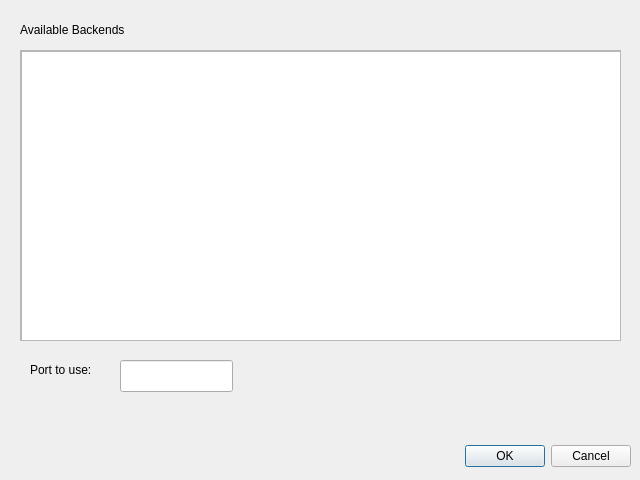
<?xml version="1.0" encoding="UTF-8"?>
<ui version="4.0">
 <class>server_backend_dialog</class>
 <widget class="QDialog" name="server_backend_dialog">
  <property name="geometry">
   <rect>
    <x>0</x>
    <y>0</y>
    <width>640</width>
    <height>480</height>
   </rect>
  </property>
  <property name="windowTitle">
   <string>Dialog</string>
  </property>
  <widget class="QDialogButtonBox" name="buttonBox">
   <property name="geometry">
    <rect>
     <x>10</x>
     <y>440</y>
     <width>621</width>
     <height>32</height>
    </rect>
   </property>
   <property name="orientation">
    <enum>Qt::Horizontal</enum>
   </property>
   <property name="standardButtons">
    <set>QDialogButtonBox::Cancel|QDialogButtonBox::Ok</set>
   </property>
  </widget>
  <widget class="QLabel" name="avail_backends_label">
   <property name="geometry">
    <rect>
     <x>20</x>
     <y>20</y>
     <width>441</width>
     <height>20</height>
    </rect>
   </property>
   <property name="text">
    <string>Available Backends</string>
   </property>
  </widget>
  <widget class="QLabel" name="port_label">
   <property name="geometry">
    <rect>
     <x>30</x>
     <y>360</y>
     <width>81</width>
     <height>20</height>
    </rect>
   </property>
   <property name="text">
    <string>Port to use: </string>
   </property>
  </widget>
  <widget class="QLineEdit" name="port_edit">
   <property name="geometry">
    <rect>
     <x>120</x>
     <y>360</y>
     <width>113</width>
     <height>32</height>
    </rect>
   </property>
  </widget>
  <widget class="QScrollArea" name="scrollArea">
   <property name="geometry">
    <rect>
     <x>20</x>
     <y>50</y>
     <width>601</width>
     <height>291</height>
    </rect>
   </property>
   <property name="widgetResizable">
    <bool>true</bool>
   </property>
   <widget class="QWidget" name="scrollAreaWidgetContents">
    <property name="geometry">
     <rect>
      <x>0</x>
      <y>0</y>
      <width>597</width>
      <height>287</height>
     </rect>
    </property>
    <widget class="QListWidget" name="avail_backends_list">
     <property name="geometry">
      <rect>
       <x>0</x>
       <y>0</y>
       <width>601</width>
       <height>291</height>
      </rect>
     </property>
    </widget>
   </widget>
  </widget>
 </widget>
 <resources/>
 <connections>
  <connection>
   <sender>buttonBox</sender>
   <signal>accepted()</signal>
   <receiver>server_backend_dialog</receiver>
   <slot>accept()</slot>
   <hints>
    <hint type="sourcelabel">
     <x>248</x>
     <y>254</y>
    </hint>
    <hint type="destinationlabel">
     <x>157</x>
     <y>274</y>
    </hint>
   </hints>
  </connection>
  <connection>
   <sender>buttonBox</sender>
   <signal>rejected()</signal>
   <receiver>server_backend_dialog</receiver>
   <slot>reject()</slot>
   <hints>
    <hint type="sourcelabel">
     <x>316</x>
     <y>260</y>
    </hint>
    <hint type="destinationlabel">
     <x>286</x>
     <y>274</y>
    </hint>
   </hints>
  </connection>
 </connections>
</ui>
